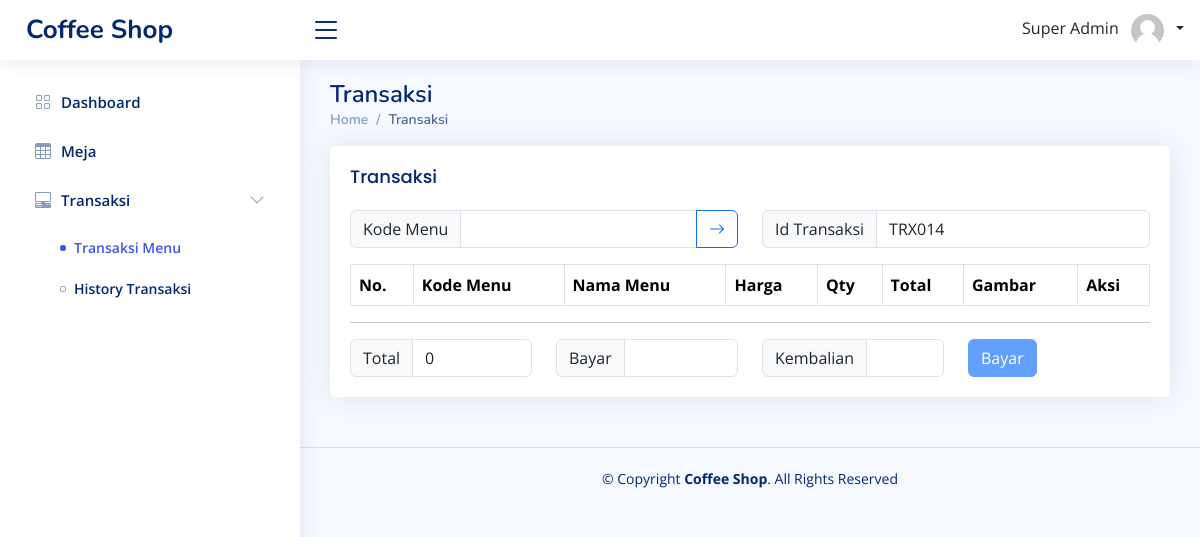
Page /index_kasir.php?page=transaksi&alert=gagal (signed in) on the earlier database version.
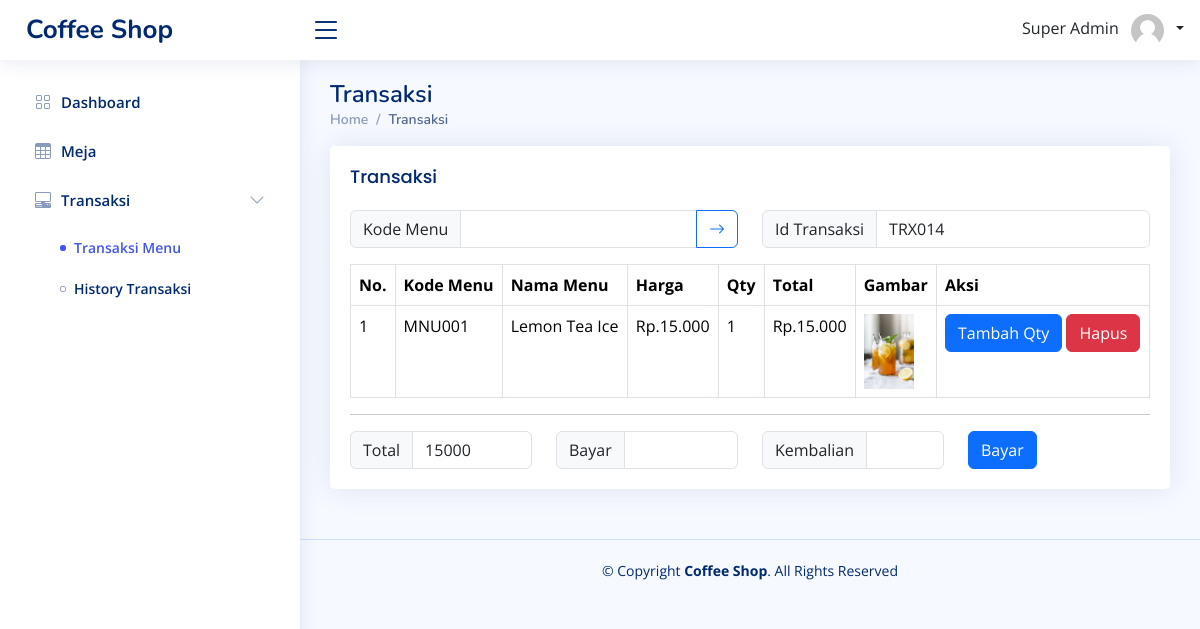
Same page on the later database version.
### tables this page shows
CREATE TABLE `tkeranjang` (
  `id` int(11) NOT NULL,
  `id_transaksi` varchar(255) NOT NULL,
  `kode_menu` varchar(255) NOT NULL,
  `qty` int(11) NOT NULL,
  `total` int(11) NOT NULL
);

CREATE TABLE `t_menu` (
  `id_menu` int(11) NOT NULL,
  `kode_menu` varchar(255) NOT NULL,
  `gambar` varchar(255) NOT NULL,
  `nama_menu` varchar(255) NOT NULL,
  `id_kategori` int(11) NOT NULL,
  `deskripsi` text NOT NULL,
  `stock` int(11) NOT NULL,
  `harga` int(11) NOT NULL
);

### function/view-query.php (called while the page is built, shortened)
<?php
function getKeranjang($idTransaksi, $kodeMenu = null)
{
    $conn = connection();
    if ($kodeMenu) {
        $query = "SELECT * FROM tkeranjang JOIN t_menu ON tkeranjang.kode_menu = t_menu.kode_menu WHERE tkeranjang.kode_menu = '$kodeMenu' AND tkeranjang.id_transaksi = '$idTransaksi'";
    } else {
        $query = "SELECT tkeranjang.*, t_menu.nama_menu, t_menu.harga, t_menu.gambar FROM tkeranjang JOIN t_menu ON tkeranjang.kode_menu = t_menu.kode_menu WHERE tkeranjang.id_transaksi = '$idTransaksi'";
    }
    $result = mysqli_query($conn, $query);
    return $result;
}

### pages-kasir/transaksi/index_kasir.php (the view, shortened to what the changed rows need)
<?php
include('function/view-query.php');
$idTransaksi = genereteCodeTransaksi();
$keranjang = getKeranjang($idTransaksi);
$kodeMenu = '';
$total = 0;
foreach ($keranjang as $key => $value) {
    $total += $value['total'];
}
if ($total < 0 || $total == 0) {
    $disabled = 'disabled';
} else {
    $disabled = '';
}
?>
<main id="main" class="main">
    <div class="pagetitle">
        <h1>Transaksi</h1>
        <nav>
            <ol class="breadcrumb">
                <li class="breadcrumb-item"><a href="index.html">Home</a></li>
                <li class="breadcrumb-item active">Transaksi</li>
            </ol>
        </nav>
    </div>
    <section class="section">
        <div class="row">
            <div class="col-lg-12">
                <div class="card">
                    <div class="card-body">
                        <h5 class="card-title">Transaksi</h5>
                        <div class="row mb-3">
                            <div class="col-lg-6">
                                <div class="input-group">
                                    <label class="input-group-text">Kode Menu</label>
                                    <input type="text" class="form-control" value="<?= $kodeMenu ?>" readonly>
                                    <button class="btn btn-outline-primary" type="button" title="Pilih Menu" data-bs-toggle="modal" data-bs-target="#modalMenu">
                                        <i class="bi bi-arrow-right"></i>
                                    </button>
                                </div>
                            </div>
                            <div class="col-lg-6">
                                <div class="input-group">
                                    <label class="input-group-text">Id Transaksi</label>
                                    <input type="text" class="form-control" id="id_transaksi" value="<?= $idTransaksi ?>" readonly>
                                </div>
                            </div>
                        </div>
                        <table class="table table-bordered" id="table-menu">
                            <thead>
                                <tr>
                                    <th>No.</th>
                                    <th>Kode Menu</th>
                                    <th>Nama Menu</th>
                                    <th>Harga</th>
                                    <th>Qty</th>
                                    <th>Total</th>
                                    <th>Gambar</th>
                                    <th>Aksi</th>
                                </tr>
                            </thead>
                            <tbody>
                                <?php
                                if (empty($keranjang)) { ?>
                                    <tr>
                                        <td colspan="8" class="text-center">Tidak ada data</td>
                                    </tr>
                                    <?php } else {
                                    foreach ($keranjang as $key => $value) { ?>
                                        <tr>
                                            <td><?= $key + 1 ?></td>
                                            <td><?= $value['kode_menu'] ?></td>
                                            <td><?= $value['nama_menu'] ?></td>
                                            <td>Rp.<?= number_format($value['harga'], 0, ',', '.') ?></td>
                                            <td><?= $value['qty'] ?></td>
                                            <td>Rp.<?= number_format($value['total'], 0, ',', '.') ?></td>
                                            <td>
                                                <img src="public/img/product/<?= $value['gambar'] ?>" width="50px">
                                            </td>
                                            <td>
                                                <button type="button" class="btn btn-primary" onclick="modalQty(<?= $value['id'] ?>)">
                                                    Tambah Qty
                                                </button>
                                                <a href="logic/keranjang/delete.php?id=<?= $value['id'] ?>" onclick="javascript:return confirm('Hapus Data Keranjang ?');">
                                                    <button type="button" class="btn btn-danger">
                                                        Hapus
                                                    </button>
                                                </a>
                                            </td>
                                        </tr>
                                <?php }
                                }
                                ?>
                            </tbody>
                        </table>
                        <hr>
                        <div class="row">
                            <div class="col-lg-3">
                                <div class="input-group">
                                    <label class="input-group-text">Total</label>
                                    <input type="text" class="form-control" id="total" value="<?= $total ?>" readonly>
                                </div>
                            </div>
                            <div class="col-lg-3">
                                <div class="input-group">
                                    <label class="input-group-text">Bayar</label>
                                    <input type="text" class="form-control" id="bayar" onkeyup="kembalian()" oninput="this.value = this.value.replace(/[^0-9.]/g, '').replace(/(\..*)\./g, '$1');">
                                </div>
                            </div>
                            <div class="col-lg-3">
                                <div class="input-group">
                                    <label class="input-group-text">Kembalian</label>
                                    <input type="text" class="form-control" id="kembalian" readonly>
                                </div>
                            </div>
                            <div class="col-lg-3">
                                <div class="input-group">
                                    <button class="btn btn-primary" type="button" onclick="bayar()" <?= $disabled ?>>Bayar</button>
                                </div>
                            </div>
                        </div>
                    </div>
                </div>
            </div>
        </div>
    </section>
</main>

Differences in the rows shown:
added tkeranjang: kode_menu "MNU001", t_menu.nama_menu "Lemon Tea Ice", t_menu.harga "15.000", qty "1", total "15.000", t_menu.gambar (picture)
Other differences:
form field value: "0" → "15000"
